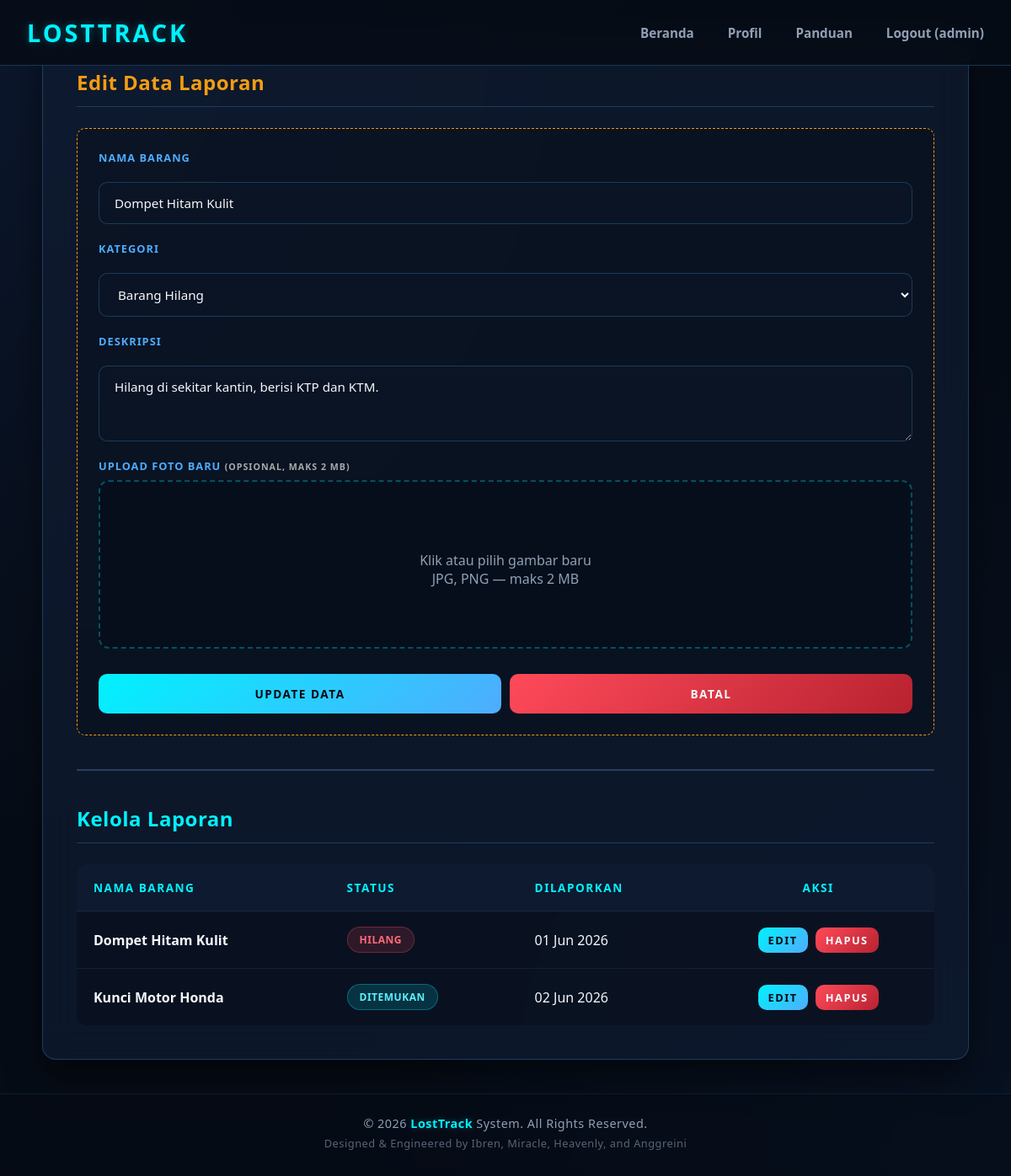
Screenshot of /dashboard.php?edit=2 (signed in) with the database file from the repository.
### tables this page shows
CREATE TABLE `items` (
  `id`           int(11)      NOT NULL AUTO_INCREMENT,
  `user_id`      int(11)      NOT NULL,
  `nama_barang`  varchar(150) NOT NULL,
  `kategori`     enum('Hilang','Ditemukan') NOT NULL,
  `deskripsi`    text         NOT NULL,
  `gambar`       varchar(255) DEFAULT NULL,
  `tanggal_lapor` timestamp   NOT NULL DEFAULT current_timestamp(),
  PRIMARY KEY (`id`),
  FOREIGN KEY (`user_id`) REFERENCES `users`(`id`) ON DELETE CASCADE
);

### dashboard.php (the view, shortened to what this page needs)
<?php
require 'koneksi.php';
$isEdit   = false;
$dataEdit = null;
if (isset($_GET['edit'])) {
    $id_edit   = (int) $_GET['edit'];
    $ambilData = mysqli_query($conn, "SELECT * FROM items WHERE id = $id_edit");
    if ($ambilData && mysqli_num_rows($ambilData) > 0) {
        $isEdit   = true;
        $dataEdit = mysqli_fetch_assoc($ambilData);
    }
}
?>
<!DOCTYPE html>
<html lang="id">
<head>
    <link rel="stylesheet" href="assets/css/style.css">
</head>
<body>
    <header class="header">
        <nav class="navbar">
            <div class="logo">LOSTTRACK</div>
            <div class="nav-menu">
                <a class="nav_btn" href="/">Beranda</a>
                <a class="nav_btn" href="profil">Profil</a>
                <a class="nav_btn" href="panduan">Panduan</a>
                <a class="nav_btn" href="logout">
                    Logout (<?= htmlspecialchars($_SESSION['username'], ENT_QUOTES, 'UTF-8') ?>)
                </a>
            </div>
        </nav>
    </header>
    <div class="container">
        <?php if ($isEdit && $dataEdit): ?>
            <h2 style="color:#f39c12;">Edit Data Laporan</h2>
            <form action="" method="POST" enctype="multipart/form-data"
                  style="background:rgba(0,0,0,0.2); padding:25px; border-radius:10px; border:1px dashed #f39c12;">
                <label>Nama Barang</label>
                <input type="text" name="nama_barang"
                       value="<?= htmlspecialchars($dataEdit['nama_barang'], ENT_QUOTES, 'UTF-8') ?>" required>
                <label>Kategori</label>
                <select name="kategori">
                    <option value="Hilang"    <?= $dataEdit['kategori'] === 'Hilang'    ? 'selected' : '' ?>>Barang Hilang</option>
                </select>
                <label>Deskripsi</label>
                <textarea name="deskripsi" rows="3" required><?= htmlspecialchars($dataEdit['deskripsi'], ENT_QUOTES, 'UTF-8') ?></textarea>
                <div class="form-group">
                    <label>UPLOAD FOTO BARU <small style="color:#aaa;">(opsional, maks 2 MB)</small></label>
                    <div class="upload-area">
                        <div class="upload-text">
                            <p>Klik atau pilih gambar baru</p>
                            <span>JPG, PNG — maks 2 MB</span>
                        </div>
                    </div>
                </div>
                <div style="display:flex; gap:10px; margin-top:10px;">
                    <button type="submit" name="update" class="btn" style="flex:1;">Update Data</button>
                    <a href="dashboard.php" class="btn btn-danger" style="flex:1; text-align:center;">Batal</a>
                </div>
            </form>
        <?php endif; ?>
        <hr style="border:1px solid #2a3f5f; margin:40px 0;">
        <h2>Kelola Laporan</h2>
        <table>
            <thead>
                <tr>
                    <th>Nama Barang</th>
                    <th>Status</th>
                    <th>Dilaporkan</th>
                    <th style="text-align:center;">Aksi</th>
                </tr>
            </thead>
            <tbody>
            <?php
            $q = mysqli_query($conn, "SELECT * FROM items ORDER BY id DESC");
            while ($row = mysqli_fetch_assoc($q)):
                $badge    = ($row['kategori'] === 'Hilang') ? 'badge-hilang' : 'badge-temu';
                $namaAman = htmlspecialchars($row['nama_barang'], ENT_QUOTES, 'UTF-8');
                $katAman  = htmlspecialchars($row['kategori'],    ENT_QUOTES, 'UTF-8');
                $tgl      = date('d M Y', strtotime($row['tanggal_lapor']));
                $idInt    = (int) $row['id'];
            ?>
                <tr>
                    <td style="font-weight:bold;"><?= $namaAman ?></td>
                    <td><span class="badge <?= $badge ?>"><?= $katAman ?></span></td>
                    <td><?= $tgl ?></td>
                    <td style="text-align:center;">
                        <a href="dashboard.php?edit=<?= $idInt ?>" class="btn"
                           style="padding:6px 12px; font-size:0.8em;">Edit</a>
                        <a href="dashboard.php?hapus=<?= $idInt ?>" class="btn btn-danger"
                           style="padding:6px 12px; font-size:0.8em; margin-left:5px;"
                           onclick="return konfirmasiHapus('<?= addslashes($namaAman) ?>')">Hapus</a>
                    </td>
                </tr>
            <?php endwhile; ?>
            </tbody>
        </table>
    </div>
    <footer class="footer-copyright">
            <p>&copy; 2026 <span class="brand-glow">LostTrack</span> System. All Rights Reserved.</p>
            <p class="footer-sub">Designed & Engineered by Ibren, Miracle, Heavenly, and Anggreini</p>
        </footer>
</body>
</html>

### rows the page displays
items: nama_barang "Dompet Hitam Kulit", kategori "Barang Hilang", deskripsi "Hilang di sekitar kantin, berisi KTP dan KTM.", kategori "HILANG", tanggal_lapor "01 Jun 2026"
items: nama_barang "Kunci Motor Honda", kategori "DITEMUKAN", tanggal_lapor "02 Jun 2026"

### other values shown
$_SESSION['username'] "admin"
